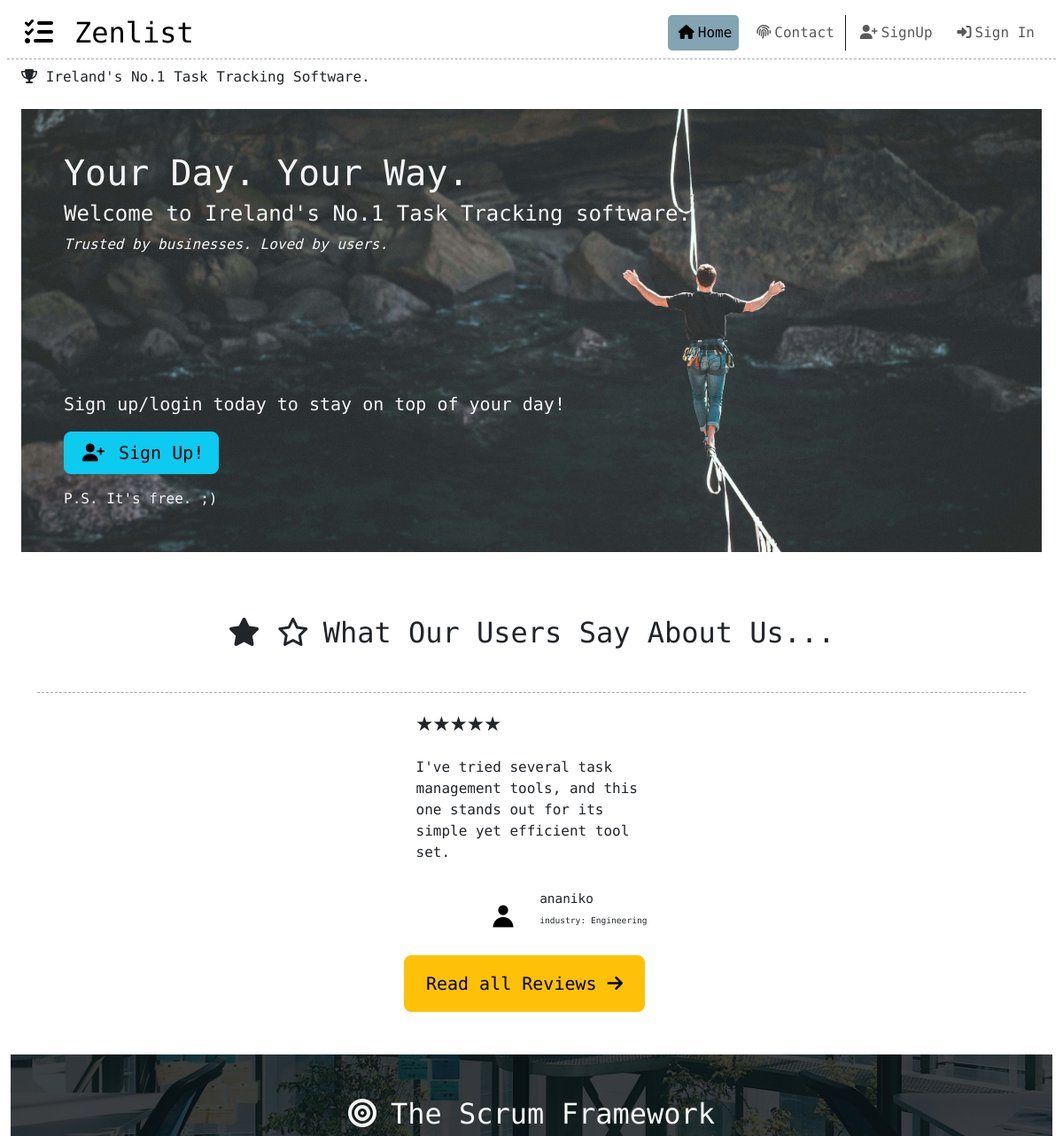
Before: / (upper part) with the older database file.
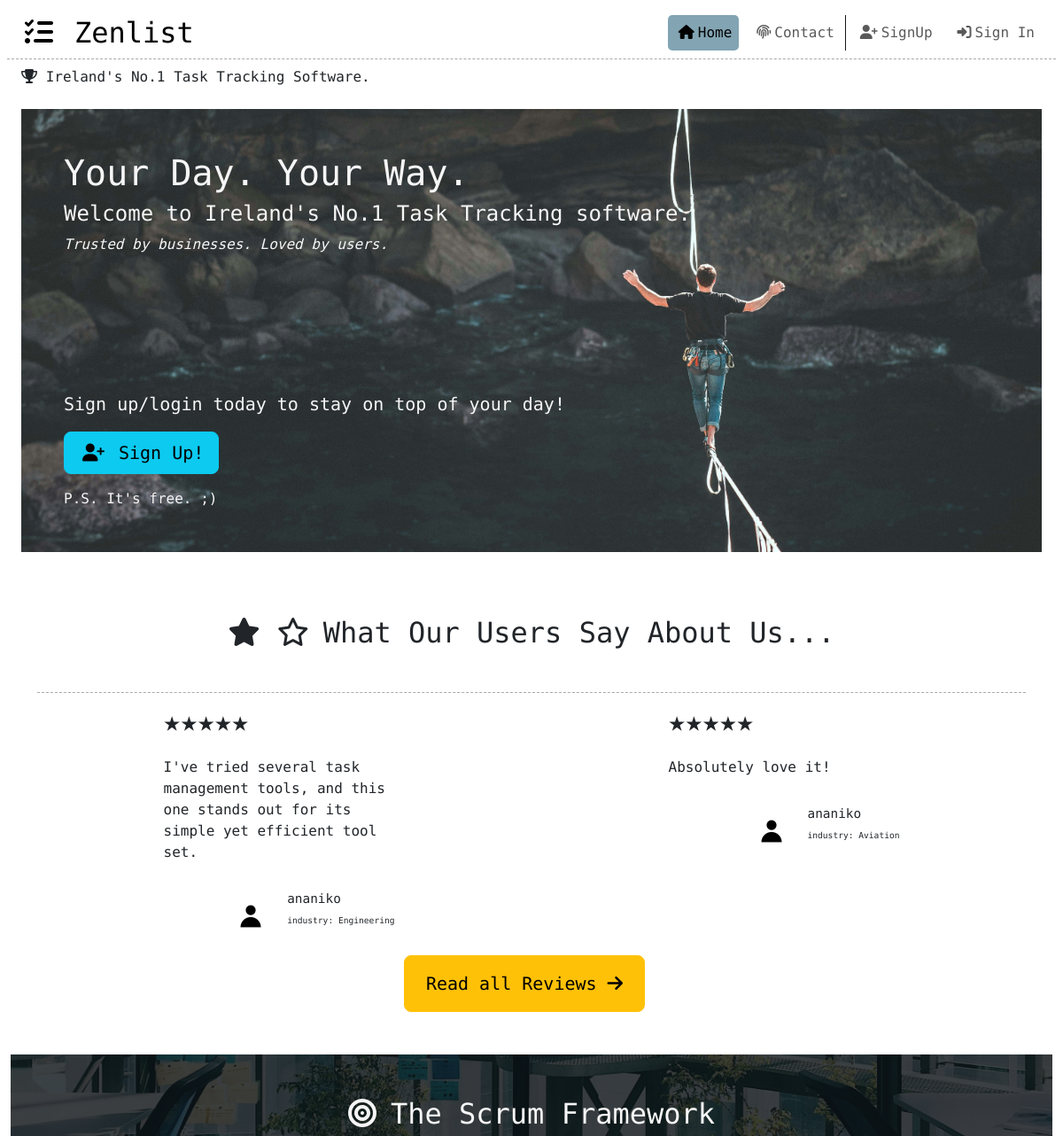
After: the same page with the newer database file.
### scrum/models.py (models this page shows, shortened)
class Review(models.Model):
    author = models.ForeignKey(
        User,
        on_delete=models.CASCADE,
        related_name="reviewer"
    )
    job_industry = models.CharField(
        choices=INDUSTRY,
        default='other',
        max_length=22
    )
    rating = models.CharField(
        choices=STARS,
        default='no rating',
        max_length=5
    )
    review = models.TextField()
    reviewed_on = models.DateField(auto_now_add=True)
    approved = models.BooleanField(default=False)

class Scrum(models.Model):
    title = models.CharField(max_length=200)
    image = CloudinaryField('image', default='default_image')
    updated_on = models.DateTimeField(auto_now=True)
    content = models.TextField()

### scrum/views.py (the view)
# urls.py: path('', HelloScrum, name='hello'),
def HelloScrum(request):
    scrum = Scrum.objects.all().first()
    all_reviews = Review.objects.all()
    five_stars = Review.objects.filter(rating='★★★★★')
    four_stars = Review.objects.filter(rating='★★★★☆')
    if request.method == 'POST':
        reviewForm = ReviewForm(data=request.POST)
        if reviewForm.is_valid:
            review = reviewForm.save(commit=False)
            review.author = request.user
            review.approved = False
            reviewForm.save()
            messages.add_message(
                request, messages.SUCCESS,
                '''Thanks for your review! Our administrators will
                review your submission within 2 business days.'''
            )
            return redirect('hello')
        else:
            messages.add_message(
            request, messages.SUCCESS,
            '''There was an issue while trying to submit your review.
            Please try again in a few mins.
            If the issue persists, please contact us using our dedicated
            contact page.'''
        )
    else:
        reviewForm = ReviewForm()
    context = {
        'hello' : scrum,
        'all_reviews': all_reviews,
        'five_star': five_stars,
        'four_star': four_stars,
        'reviewForm': reviewForm,
        }
    return render(
        request,
        "scrum/index.html",
        context
    )

### scrum/templates/scrum/index.html (shortened to what this page needs)
{% extends "base.html" %}
{% load static %}
{% block content %}
<div class="container-fluid main-page-container">
    {% include 'scrum/_jumbo.html' %}
    {% include 'scrum/_reviews.html' %}
    <div class="button-container d-flex justify-content-center align-items-center mb-5">
      <a href="{{reviews_url}}">
        <button class="btn btn-warning btn-lg px-4 py-3 me-3 mt-3">Read all Reviews
          <i class="fa-solid fa-arrow-right"></i>
        </button>
      </a>
    </div>
    <div class="breaker">
      <div class="container-fluid scrum-framework-container">
        <div class="row d-flex flex-column align-items-center justify-content-center">
          <div class="col-12 mt-5">
            <h2 class="text-center brand white-text">
              <i class="fa-solid fa-bullseye me-3"></i>{{ hello.title }}
            </h2>
          </div>
        </div>
      </div>
    </div>
</div>
{% endblock %}

### templates/base.html (shortened to what this page needs)
{% load static %}
{% url 'hello' as home_url %}
{% url 'contact' as contact_url %}
{% url 'reviews' as reviews_url %}
{% url 'spaces' as workspace_url %}
{% url 'account_login' as login_url %}
{% url 'account_signup' as signup_url %}
{% url 'account_logout' as logout_url %}
<!DOCTYPE html>
<html lang="en">
<head>
    <link href="https://cdn.jsdelivr.net/npm/bootstrap@5.3.3/dist/css/bootstrap.min.css" rel="stylesheet"
>
    <link rel="stylesheet" href="{% static 'css/style.css' %}" type="text/css">
</head>
<body class="d-flex flex-column min-vh-100 main-bg">
    <nav class="navbar navbar-expand-md px-2 py-2">
        <div class="container-fluid nav-flex bb-grey">
            <a class="navbar-brand" href="{{ home_url }}"><span class="brand ps-2"><i class="fa-solid fa-list-check me-4"></i>Zenlist</span></a>
            <div class="collapse navbar-collapse nav-link-items text-end d-flex align-items-center justify-content-end" id="navbarItems">
                <ul class="navbar-nav">
                    <li class="nav-item px-1">
                        <a class="nav-link {% if request.path == home_url %}active{% endif %} brand" aria-current="page"
                            href="{{ home_url }}">
                            <i class="fa-solid fa-house mx-1"></i>Home
                        </a>
                    </li>
                    <li class="nav-item px-1">
                        <a class="nav-link {% if request.path == contact_url %}active{% endif %} brand" aria-current="page"
                            href="{{ contact_url }}">
                            <i class="fa-solid fa-fingerprint mx-1"></i>Contact
                        </a>
                    </li>
                    {% if request.user.is_authenticated %}
                    <li class="nav-item px-1">
                        <a class="nav-link {% if request.path == logout_url %}active{% endif %} brand" aria-current="page"
                            href="{% url 'account_logout' %}">
                            <i class="fa-solid fa-right-from-bracket mx-1"></i>Logout
                        </a>
                    </li>
                    {% else %}
                    <li class="nav-item px-1">
                        <a class="nav-link {% if request.path == signup_url %}active{% endif %} brand" aria-current="page"
                            href="{% url 'account_signup' %}">
                            <i class="fa-solid fa-user-plus mx-1"></i>SignUp
                        </a>
                    </li>
                    <li class="nav-item px-1">
                        <a class="nav-link {% if request.path == login_url %}active{% endif %} brand" aria-current="page"
                            href="{% url 'account_login' %}">
                            <i class="fa-solid fa-right-to-bracket mx-1"></i>Sign In
                        </a>
                    </li>
                    {% endif %}
                </ul>
            </div>
        </div>
    </nav>
    <p class="brand mb-4 px-4"><i class="fa-solid fa-trophy"></i>   Ireland's No.1 Task Tracking Software.</p>
    <main class="flex-shrink-0 main-bg">
        {% block content %}{% endblock content %}
    </main>
</body>
</html>

### scrum/templates/scrum/_jumbo.html
{% load static %}
<div class="container-fluid jumbotron-full mb-5">
  <div class="row">
    <div class="col-12">
        <section class="callout jumbotron mb-4 py-5 d-flex flex-column justify-content-between">
          <div class="main-jumbo mx-5 brand white-text">
            <h1 class="jumbo-heading">Your Day. Your Way.</h1>
            <h4>Welcome to Ireland's No.1 Task Tracking software.</h4>
            <em>Trusted by businesses. Loved by users.</em>
          </div>
          <div class="message-jumbo mx-5 brand white-text">
            {% if request.user.is_authenticated %}
            <p class="lead">Hey, {{user}}!</p>
            <p class="lead">
              Check your spaces to make sure you're staying on top of your tasks!
            </p>
            <a href="{{ workspace_url }}" class="direct-link">
              <button class="btn btn-warning btn-lg">
                My Workspaces<i class="fa-solid fa-door-open ms-3"></i>
              </button>
            </a>
            {% else %}
            <p class="lead mt-5">Sign up/login today to stay on top of your day!</p>
            <a class="nav-link btn mb-3 d-flex justify-content-start" href="{% url 'account_signup' %}">
              <button class="btn btn-info btn-signUp btn-lg">
                <i class="fa-solid fa-user-plus mx-1 me-3"></i>Sign Up!
              </button>
            </a>
            <span>P.S. It's free. ;)</span>
          {% endif %}
          </div>
        </section>
    </div>
  </div>
</div>

### scrum/templates/scrum/_reviews.html
{% load static %}
<div class="container">
    <h2 class="text-center mt-2 pb-5 brand bb-grey">
      <i class="fa-solid fa-star"></i>
      <i class="fa-regular fa-star me-3"></i>What Our Users Say About Us...
    </h2>
    <div class="row d-flex justify-content-around">
    {% for review in five_star %}
    {% if review.approved %}
    <div class="col-lg-3 col-md-6 col-sm-12 zenlist-review">
      <div class="author-review mb-3">
        <p class="star-rating">{{review.rating}}</p>
        <div class="main-review-content d-flex align-items-start">
          <p>{{review.review | safe}}</p>
        </div>
      </div>
      <div class="author d-flex align-items-start justify-content-end">
        <div class="author-profile d-flex align-items-center justify-content-center">
          <img class="card-img-top mx-3 profile-image"
          src="{% static 'images/default_profile_image.jpg' %}"
          alt="default profile icon image">
          <div class="author-personal">
              <h5 class="author-bio">{{review.author}}</h5>
              <p class="author-industry">industry: {{review.job_industry}}</p>
          </div>
        </div>
      </div>
    </div>
    {% endif %}
    {% endfor %}
    </div>
</div>

### scrum/templates/scrum/_review_form.html (shortened to what this page needs)
{% load crispy_forms_tags %}
{% load static %}

### static/css/style.css (style rules this page uses)
.jumbotron { background-image: url("../images/balance.jpg"); background-color: #1b1b1b; background-size: cover; background-repeat: no-repeat; background-position: bottom; min-height: 500px; }
.active { background-color: rgb(130, 164, 179); border-radius: 5px; }
.white-text { color: rgb(246, 246, 246); }
body { font-family: "Source Code Pro", monospace; font-weight: 400; font-style: normal; }
.navbar-brand { font-size: 2rem; }
.nav-link { transition: all 0.2s ease; text-decoration: none; }
.profile-image { width: 50px; height: 50px; border-radius: 50%; }
.author-bio { font-size: 0.9rem; }
.author-industry { font-size: 0.6rem; }
.star-rating { font-size: 2rem; }
.breaker { background-image: url("../images/office-chairs.jpg"); background-color: #1b1b1b; background-position: bottom; background-repeat: no-repeat; background-size: cover; min-height: 350px; }
.scrum-framework-container { background-color: rgba(12, 21, 26, 0.8); }
.bb-grey { border-bottom: 1px dashed darkgrey; }
.nav-link-items { width: 100%; }

Changed rows visible on the page:
added Review: rating "★★★★★", review "Absolutely love it!", approved True (drawn), author "ananiko", job_industry "Aviation"
